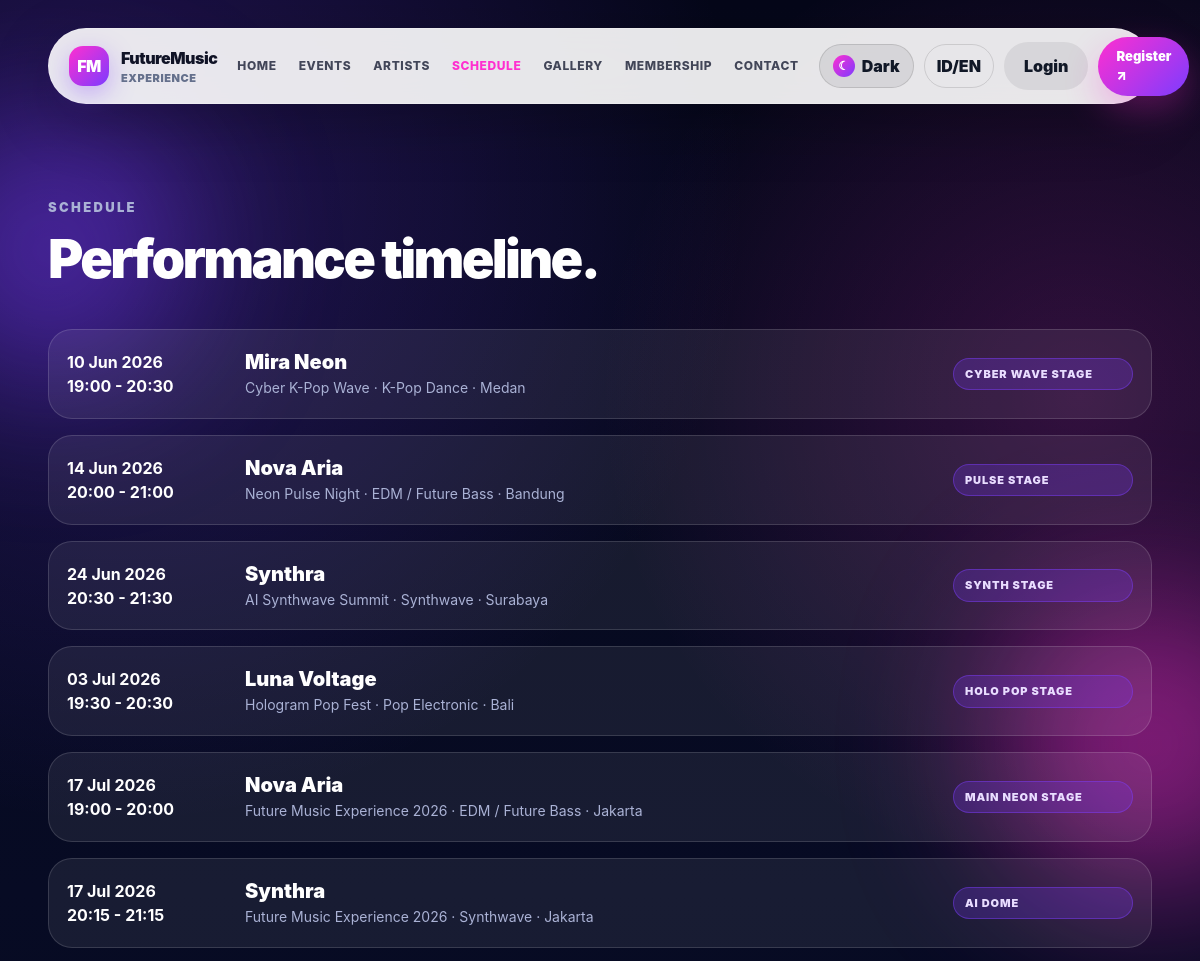
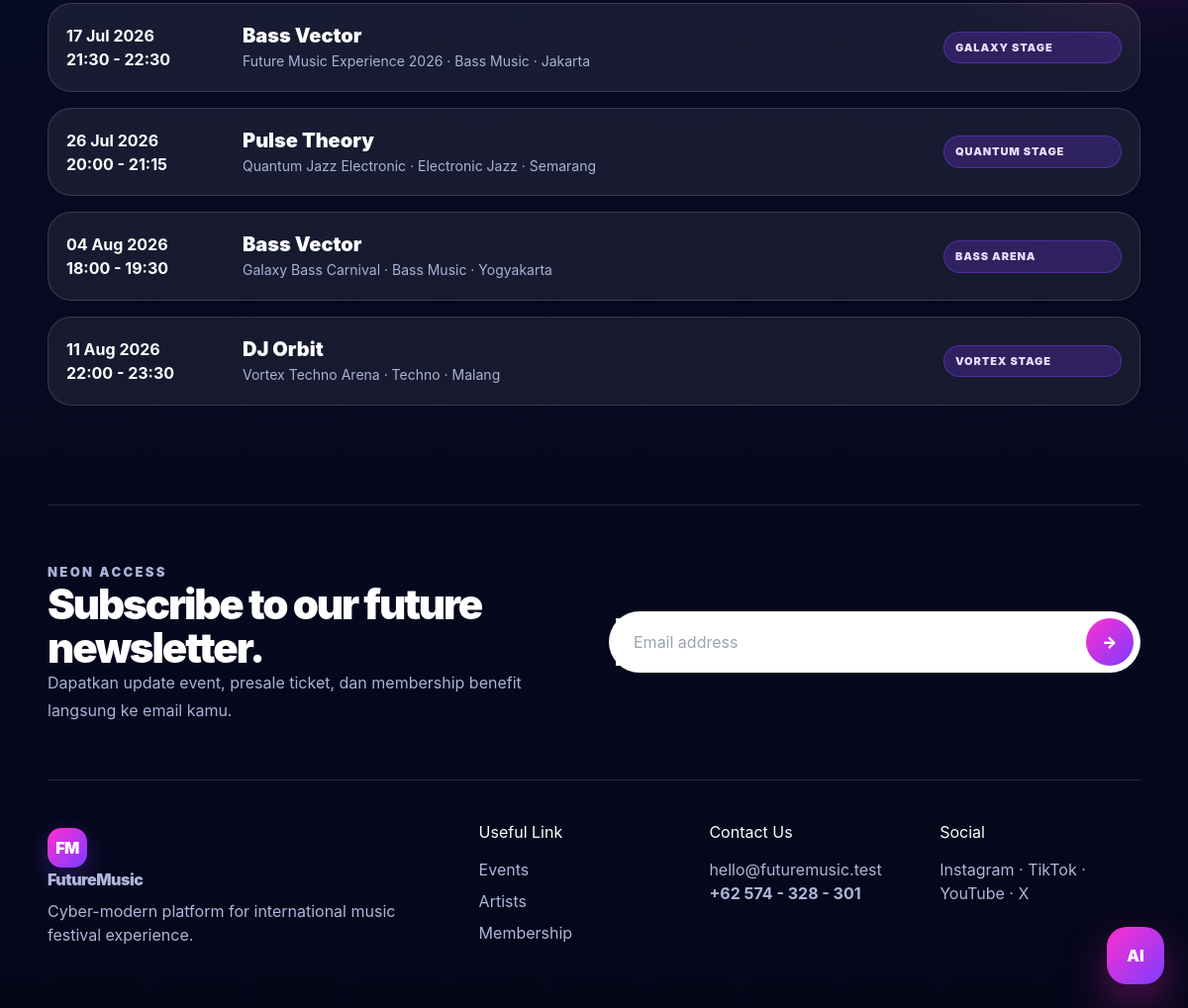
Page /schedule.php on the committed database (2 pictures, top to bottom).
### tables this page shows
CREATE TABLE schedules (
    id_schedule INT AUTO_INCREMENT PRIMARY KEY,
    id_event INT NOT NULL,
    id_artist INT NOT NULL,
    stage_name VARCHAR(100) NOT NULL,
    perform_date DATE NOT NULL,
    start_time TIME NOT NULL,
    end_time TIME NOT NULL,
    CONSTRAINT fk_schedule_event FOREIGN KEY (id_event) REFERENCES events(id_event)
    ON UPDATE CASCADE ON DELETE CASCADE,
    CONSTRAINT fk_schedule_artist FOREIGN KEY (id_artist) REFERENCES artists(id_artist)
    ON UPDATE CASCADE ON DELETE CASCADE
);

CREATE TABLE artists (
    id_artist INT AUTO_INCREMENT PRIMARY KEY,
    artist_name VARCHAR(150) NOT NULL,
    genre VARCHAR(100) NOT NULL,
    bio TEXT NOT NULL,
    image_url VARCHAR(255) NOT NULL,
    instagram VARCHAR(120) NULL,
    youtube VARCHAR(120) NULL,
    spotify VARCHAR(120) NULL,
    created_at TIMESTAMP DEFAULT CURRENT_TIMESTAMP
);

CREATE TABLE events (
    id_event INT AUTO_INCREMENT PRIMARY KEY,
    id_venue INT NOT NULL,
    title VARCHAR(180) NOT NULL,
    slug VARCHAR(180) NOT NULL UNIQUE,
    description TEXT NOT NULL,
    event_date DATE NOT NULL,
    start_time TIME NOT NULL,
    category VARCHAR(80) NOT NULL,
    status ENUM('upcoming','popular','featured','completed') NOT NULL DEFAULT 'upcoming',
    image_url VARCHAR(255) NOT NULL,
    video_url VARCHAR(255) NULL,
    seat_total INT NOT NULL DEFAULT 1000,
    seat_available INT NOT NULL DEFAULT 1000,
    created_at TIMESTAMP DEFAULT CURRENT_TIMESTAMP,
    CONSTRAINT fk_events_venue FOREIGN KEY (id_venue) REFERENCES venues(id_venue)
    ON UPDATE CASCADE ON DELETE RESTRICT
);

CREATE TABLE venues (
    id_venue INT AUTO_INCREMENT PRIMARY KEY,
    venue_name VARCHAR(150) NOT NULL,
    city VARCHAR(100) NOT NULL,
    address TEXT NOT NULL,
    capacity INT NOT NULL,
    created_at TIMESTAMP DEFAULT CURRENT_TIMESTAMP
);

### config/database.php (called while the page is built, shortened)
<?php
$DB_HOST = 'localhost';
$DB_USER = 'root';
$DB_PASS = '';
$DB_NAME = 'future_music_db';
$conn = mysqli_connect($DB_HOST, $DB_USER, $DB_PASS, $DB_NAME);
mysqli_set_charset($conn, 'utf8mb4');
function e($value) {
    return htmlspecialchars((string)$value, ENT_QUOTES, 'UTF-8');
}
function url($path='') {
    $scriptDir = str_replace('\\', '/', dirname($_SERVER['SCRIPT_NAME']));
    $currentFolder = basename($scriptDir);
    if (in_array($currentFolder, ['auth', 'admin', 'user', 'api'], true)) {
        $base = dirname($scriptDir);
    } else {
        $base = $scriptDir;
    }
    $base = rtrim($base, '/');
    return $base . '/' . ltrim($path, '/');
}
function is_logged_in() {
    return isset($_SESSION['id_user']);
}
function db_all($sql) {
    global $conn;
    $q = mysqli_query($conn, $sql);
    $rows = [];
    if ($q) {
        while ($row = mysqli_fetch_assoc($q)) $rows[] = $row;
    }
    return $rows;
}
?>

### schedule.php (the view, shortened to what this page needs)
<?php
include 'config/database.php';
$active = 'schedule';
$schedules = db_all("SELECT s.*, e.title, a.artist_name, a.genre, v.city
FROM schedules s
JOIN events e ON s.id_event=e.id_event
JOIN artists a ON s.id_artist=a.id_artist
JOIN venues v ON e.id_venue=v.id_venue
ORDER BY s.perform_date, s.start_time");
include 'includes/header.php';
?>
<section class="section">
    <div class="section-head"><div><p class="eyebrow">Schedule</p><h2>Performance timeline.</h2></div></div>
    <div class="schedule-list">
        <?php foreach($schedules as $s): ?>
        <div class="schedule-item">
            <strong><?= date('d M Y', strtotime($s['perform_date'])); ?><br><?= date('H:i', strtotime($s['start_time'])); ?> - <?= date('H:i', strtotime($s['end_time'])); ?></strong>
            <div><h3 class="text-xl font-black"><?= e($s['artist_name']); ?></h3><p class="meta"><?= e($s['title']); ?> · <?= e($s['genre']); ?> · <?= e($s['city']); ?></p></div>
            <span class="badge"><?= e($s['stage_name']); ?></span>
        </div>
        <?php endforeach; ?>
    </div>
</section>
<?php include 'includes/footer.php'; ?>

### includes/header.php (shortened to what this page needs)
<?php
$active = $active ?? '';
?>
<!DOCTYPE html>
<html lang="id" data-lang="id" data-theme="dark">
<head>
<script src="https://cdn.tailwindcss.com"></script>
<link rel="stylesheet" href="<?= url('assets/css/style.css'); ?>">
</head>
<body>
<div class="bg-orb orb-1"></div>
<div class="bg-orb orb-2"></div>
<nav class="site-nav">
    <a class="brand" href="<?= url('index.php'); ?>">
        <span class="brand-mark">FM</span>
        <span>
            <strong>FutureMusic</strong>
            <small>Experience</small>
        </span>
    </a>
    <div class="nav-links" data-nav-menu>
        <a class="<?= $active==='home'?'active':''; ?>" href="<?= url('index.php'); ?>" data-i18n="nav_home">Home</a>
        <a class="<?= $active==='events'?'active':''; ?>" href="<?= url('events.php'); ?>" data-i18n="nav_events">Events</a>
        <a class="<?= $active==='artists'?'active':''; ?>" href="<?= url('artists.php'); ?>" data-i18n="nav_artists">Artists</a>
        <a class="<?= $active==='schedule'?'active':''; ?>" href="<?= url('schedule.php'); ?>" data-i18n="nav_schedule">Schedule</a>
        <a class="<?= $active==='gallery'?'active':''; ?>" href="<?= url('gallery.php'); ?>" data-i18n="nav_gallery">Gallery</a>
        <a class="<?= $active==='membership'?'active':''; ?>" href="<?= url('membership.php'); ?>" data-i18n="nav_membership">Membership</a>
        <a class="<?= $active==='contact'?'active':''; ?>" href="<?= url('contact.php'); ?>" data-i18n="nav_contact">Contact</a>
    </div>
    <div class="nav-actions">
        <button class="theme-toggle" type="button" data-theme-toggle title="Ganti mode gelap/terang"><span data-theme-icon>☾</span><span data-theme-label>Dark</span></button>
        <button class="icon-btn" data-lang-toggle title="Switch language">ID/EN</button>
        <?php if (is_logged_in()): ?>
            <?php if (is_admin()): ?>
                <a class="ghost-btn" href="<?= url('admin/dashboard.php'); ?>">Admin</a>
            <?php else: ?>
                <a class="ghost-btn" href="<?= url('user/dashboard.php'); ?>">Dashboard</a>
            <?php endif; ?>
            <a class="primary-btn small" href="<?= url('logout.php'); ?>">Logout</a>
        <?php else: ?>
            <a class="ghost-btn" href="<?= url('auth/login.php'); ?>">Login</a>
            <a class="primary-btn small" href="<?= url('auth/register.php'); ?>">Register ↗</a>
        <?php endif; ?>
    </div>
</nav>
<main>

### includes/footer.php (shortened to what this page needs)
</main>
<section class="newsletter">
    <div>
        <p class="eyebrow">NEON ACCESS</p>
        <h2>Subscribe to our future newsletter.</h2>
        <p>Dapatkan update event, presale ticket, dan membership benefit langsung ke email kamu.</p>
    </div>
    <form class="newsletter-form" onsubmit="event.preventDefault(); alert('Terima kasih! Newsletter berhasil disimpan.');">
        <input type="email" placeholder="Email address" required>
        <button>→</button>
    </form>
</section>
<footer class="site-footer">
    <div>
        <a class="brand footer-brand" href="<?= url('index.php'); ?>"><span class="brand-mark">FM</span><strong>FutureMusic</strong></a>
        <p>Cyber-modern platform for international music festival experience.</p>
    </div>
    <div>
        <h4>Useful Link</h4>
        <a href="<?= url('events.php'); ?>">Events</a>
        <a href="<?= url('artists.php'); ?>">Artists</a>
        <a href="<?= url('membership.php'); ?>">Membership</a>
    </div>
    <div>
        <h4>Contact Us</h4>
        <p>hello@futuremusic.test</p>
        <strong>+62 574 - 328 - 301</strong>
    </div>
    <div>
        <h4>Social</h4>
        <p>Instagram · TikTok · YouTube · X</p>
    </div>
</footer>
<button class="chat-launcher" data-chat-open>AI</button>
</body>
</html>

### rows in the picture
schedules: perform_date "10 Jun 2026", start_time "19:00", end_time "20:30", id_artist.artist_name "Mira Neon", id_event.title "Cyber K-Pop Wave", id_artist.genre "K-Pop Dance", venues.city "Medan", stage_name "CYBER WAVE STAGE"
schedules: perform_date "14 Jun 2026", start_time "20:00", end_time "21:00", id_artist.artist_name "Nova Aria", id_event.title "Neon Pulse Night", id_artist.genre "EDM / Future Bass", venues.city "Bandung", stage_name "PULSE STAGE"
schedules: perform_date "24 Jun 2026", start_time "20:30", end_time "21:30", id_artist.artist_name "Synthra", id_event.title "AI Synthwave Summit", id_artist.genre "Synthwave", venues.city "Surabaya", stage_name "SYNTH STAGE"
schedules: perform_date "03 Jul 2026", start_time "19:30", end_time "20:30", id_artist.artist_name "Luna Voltage", id_event.title "Hologram Pop Fest", id_artist.genre "Pop Electronic", venues.city "Bali", stage_name "HOLO POP STAGE"
schedules: perform_date "17 Jul 2026", start_time "19:00", end_time "20:00", id_artist.artist_name "Nova Aria", id_event.title "Future Music Experience 2026", id_artist.genre "EDM / Future Bass", venues.city "Jakarta", stage_name "MAIN NEON STAGE"
schedules: perform_date "17 Jul 2026", start_time "20:15", end_time "21:15", id_artist.artist_name "Synthra", id_event.title "Future Music Experience 2026", id_artist.genre "Synthwave", venues.city "Jakarta", stage_name "AI DOME"
schedules: perform_date "17 Jul 2026", start_time "21:30", end_time "22:30", id_artist.artist_name "Bass Vector", id_event.title "Future Music Experience 2026", id_artist.genre "Bass Music", venues.city "Jakarta", stage_name "GALAXY STAGE"
schedules: perform_date "26 Jul 2026", start_time "20:00", end_time "21:15", id_artist.artist_name "Pulse Theory", id_event.title "Quantum Jazz Electronic", id_artist.genre "Electronic Jazz", venues.city "Semarang", stage_name "QUANTUM STAGE"
schedules: perform_date "04 Aug 2026", start_time "18:00", end_time "19:30", id_artist.artist_name "Bass Vector", id_event.title "Galaxy Bass Carnival", id_artist.genre "Bass Music", venues.city "Yogyakarta", stage_name "BASS ARENA"
schedules: perform_date "11 Aug 2026", start_time "22:00", end_time "23:30", id_artist.artist_name "DJ Orbit", id_event.title "Vortex Techno Arena", id_artist.genre "Techno", venues.city "Malang", stage_name "VORTEX STAGE"
